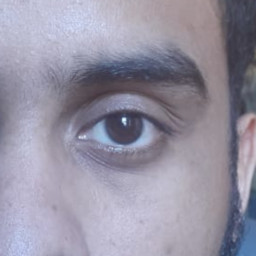
#> input picture olho.jpeg, 256 x 256 px
$ python entropia.py
#> lines starting #> are read from the running program, lines starting #| are printed output that depends on the picture; after the words box and inside, x2 and y2 are one past the last pixel; in counts of white or black regions, pixels touching at a corner belong together
import matplotlib.pyplot as plt
import numpy as np
from skimage.io import imread
from skimage import data
from skimage.util import img_as_ubyte
from skimage.filters.rank import entropy
from skimage.morphology import disk
from skimage.color import rgb2hsv, rgb2gray, rgb2yuv

import json


img_name = 'olho.jpeg'
olho = imread(img_name)
#> olho is the input picture: shape (256, 256, 3); mean R, G, B 149.8, 146.4, 163
# plt.figure(num=None, figsize=(8, 6), dpi=80)
# plt.imshow(shawls)

shawl_gray = rgb2gray(img_as_ubyte(imread(img_name)))
#> shawl_gray: shape (256, 256) float64; min 0.208, max 0.967, mean 0.582
# entropy_image = entropy(shawl_gray, disk(5))
# plt.figure(num=None, figsize=(8, 6), dpi=80)
# # plt.imshow(shawl_gray);
# plt.imshow(entropy_image, cmap='magma')


def threshold_checker(image):
    thresholds = np.arange(0.1, 1.1, 0.1)
    image_gray = rgb2gray(image)
    entropy_image = entropy(image_gray, disk(4))
    scaled_entropy = entropy_image / entropy_image.max()
    fig, ax = plt.subplots(2, 5, figsize=(17, 10))
    for n, ax in enumerate(ax.flatten()):
        ax.set_title(f'Threshold  : {round(thresholds[n],2)}',
                     fontsize=16)
        threshold = scaled_entropy > thresholds[n]
        ax.imshow(threshold, cmap='gist_stern_r')
        ax.axis('off')
    fig.tight_layout()


def apply_threshold(image, threshold=None):
    image_gray = rgb2gray(image)
    entropy_image = entropy(image_gray, disk(4))
    scaled_entropy = entropy_image / entropy_image.max()
    return scaled_entropy > threshold if threshold else scaled_entropy


def build_mask_from_threshold(image_threshold):
    size = len(image_threshold)
    curr_filter_size = len(image_threshold)/2

    quadrants_to_be_analysed = [((0, 0), image_threshold)]

    mask = {}

    def get_four_quadrants(origin, quad):
        # The origin will always be the bottom left corner of the segment
        coordX, coordY = origin
        quad = np.array(quad)
        size = len(quad)
        half = int(size/2)
        # print(f'Starting at {origin}, with size {size}, was divided in 4 quads with size {half}')
        btm_left = quad[:, :half][:half]
        top_left = quad[:, :half][half:]
        top_right = quad[:, half:][half:]
        btm_right = quad[:, half:][:half]
        return [
            ((coordX, coordY), btm_left),
            ((coordX, coordY + half), top_left),
            ((coordX + half, coordY + half), top_right),
            ((coordX + half, coordY), btm_right)
        ]

    try:

        while curr_filter_size > 1:
            # print('\n')
            # print('Current filter size:', curr_filter_size)

            sub_quads = []
            # For each quad to be analyzed, divide it into 4 quadrants
            for coords, quad in quadrants_to_be_analysed:
                sub_quads += get_four_quadrants(coords, quad)

            quadrants_to_be_analysed = []

            # print(sub_quads)
            for origin, quad in sub_quads:
                should_divide = np.isin(True, quad)
                # print(should_divide)
                if should_divide:
                    # print(f'Dividing at {origin}, with size {curr_filter_size}, into 4 quads.')
                    # print('D: ', origin, curr_filter_size)
                    # print(new_quads)
                    quadrants_to_be_analysed.append((origin, quad))
                    # print(quadrants_to_be_analysed)
                else:
                    originX, originY = origin
                    # print(f'Save mask in {origin} with size {int(curr_filter_size)}' )
                    mask[f'{originX}:{originY}'] = int(curr_filter_size)
            curr_filter_size /= 2
            # print('\n')

    except Exception as e:
        print(e)
        pass

    return mask


threshold = 0.8
image_entropy = apply_threshold(olho)
#> in apply_threshold, `entropy_image = entropy(image_gray, disk(4))`:
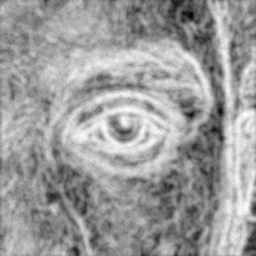
#> entropy_image: shape (256, 256) float64; min 0.938, max 5.45, mean 3.7; drawn with min black and max white
#> in apply_threshold, `scaled_entropy = entropy_image / entropy_image.max()`:
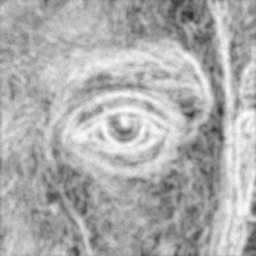
#> scaled_entropy: shape (256, 256) float64; min 0.172, max 1, mean 0.68
image_entropy_above_threshold = apply_threshold(olho, threshold)
#> call 2 of apply_threshold, with threshold = 0.8
#> in apply_threshold (call 2), `return scaled_entropy > threshold if threshold else scaled_entropy`:
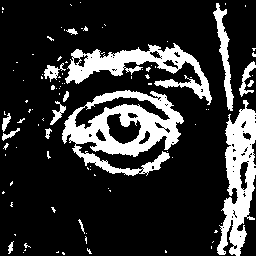
#> returned value: shape (256, 256) bool; 19.4% white; 99 white regions (84 under 20 px), largest, box (x1, y1, x2, y2) and area: (62, 90, 184, 176) 4672, (217, 100, 256, 256) 3205, (65, 43, 212, 105) 2848
fig, (ax1, ax2) = plt.subplots(1, 2, figsize=(5, 5))

ax1.set_title('Entropy', fontsize=16)
ax1.imshow(image_entropy, cmap='gist_stern_r')
ax1.axis('off')
ax2.set_title(f'Threshold  : {round(threshold,2)}', fontsize=16)
ax2.imshow(image_entropy_above_threshold, cmap='gist_stern_r')
ax2.axis('off')
fig.tight_layout()
# print( x[1].__contains__(True))
mask = build_mask_from_threshold(image_entropy_above_threshold)
#> in build_mask_from_threshold, `size = len(image_threshold)`: size = 256
#> in build_mask_from_threshold, `curr_filter_size = len(image_threshold)/2`: curr_filter_size = 128
#> the loop in build_mask_from_threshold, `while curr_filter_size > 1: # print('\n') # print('Current filter size..` made 7 passes
#> curr_filter_size on passes 1 to 4: 64, 32, 16, 8
#> pass 1, in get_four_quadrants, `btm_left = quad[:, :half][:half]`:
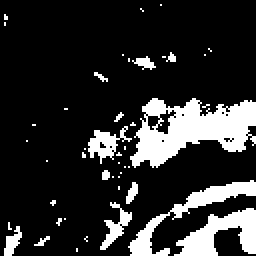
#> btm_left: shape (128, 128) bool (shown 2 times larger); 17.2% white; 45 white regions (37 under 20 px), largest, box (x1, y1, x2, y2) and area: (65, 49, 128, 84) 1234, (87, 104, 128, 128) 502, (64, 90, 128, 128) 484
#> pass 1, in get_four_quadrants, `top_left = quad[:, :half][half:]`:
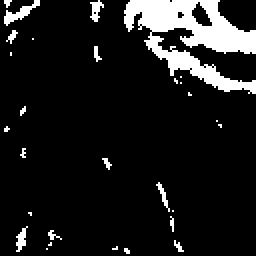
#> top_left: shape (128, 128) bool (shown 2 times larger); 10.6% white; 29 white regions (24 under 20 px), largest, box (x1, y1, x2, y2) and area: (62, 0, 128, 47) 1398, (2, 0, 20, 13) 77, (45, 0, 52, 11) 41, (8, 113, 14, 126) 40, (78, 91, 85, 106) 30
#> pass 1, in get_four_quadrants, `top_right = quad[:, half:][half:]`:
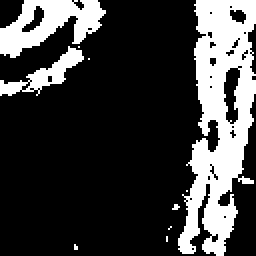
#> top_right: shape (128, 128) bool (shown 2 times larger); 24% white; 10 white regions (7 under 20 px), largest, box (x1, y1, x2, y2) and area: (89, 0, 128, 128) 2790, (0, 0, 53, 29) 802, (0, 23, 42, 48) 326
#> pass 1, in get_four_quadrants, `btm_right = quad[:, half:][:half]`:
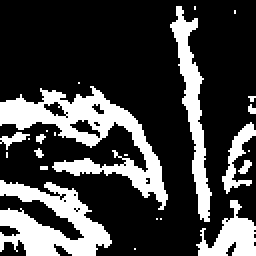
#> btm_right: shape (128, 128) bool (shown 2 times larger); 25.8% white; 24 white regions (17 under 20 px), largest, box (x1, y1, x2, y2) and area: (0, 43, 84, 105) 1561, (0, 90, 56, 128) 1160, (85, 3, 106, 111) 721

print(mask)
#> (printed output is left out)

with open('masks/entropy_mask.json', 'w') as f:
    json.dump(mask, f)

# threshold_checker(olho)


plt.show()

$ run again, with op.jpeg copied over olho.jpeg
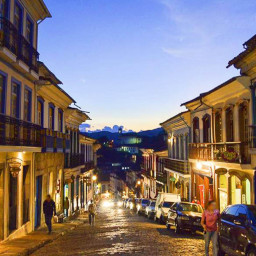
#> input picture op.jpeg, 256 x 256 px
#> olho is the input picture: shape (256, 256, 3); mean R, G, B 131.9, 119.5, 120.3
#> in apply_threshold (call 2), `return scaled_entropy > threshold if threshold else scaled_entropy`:
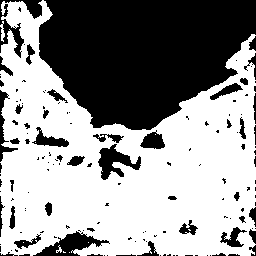
#> returned value: shape (256, 256) bool; 58.5% white; 146 black regions (102 under 20 px), largest, box (x1, y1, x2, y2) and area: (39, 0, 256, 130) 21050, (33, 231, 110, 256) 799, (0, 0, 42, 58) 707
#> in build_mask_from_threshold, `size = len(image_threshold)`: size = 256
#> in build_mask_from_threshold, `curr_filter_size = len(image_threshold)/2`: curr_filter_size = 128
#> the loop in build_mask_from_threshold, `while curr_filter_size > 1: # print('\n') # print('Current filter size..` made 7 passes
#> curr_filter_size on passes 1 to 4: 64, 32, 16, 8
#> pass 1, in get_four_quadrants, `btm_right = quad[:, half:][:half]`:
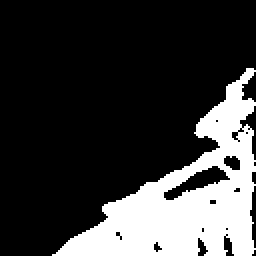
#> btm_right: shape (128, 128) bool (shown 2 times larger); 22.6% white; 1 white region, box (x1, y1, x2, y2) and area: (26, 34, 128, 128) 3703
#> (printed output is left out)
